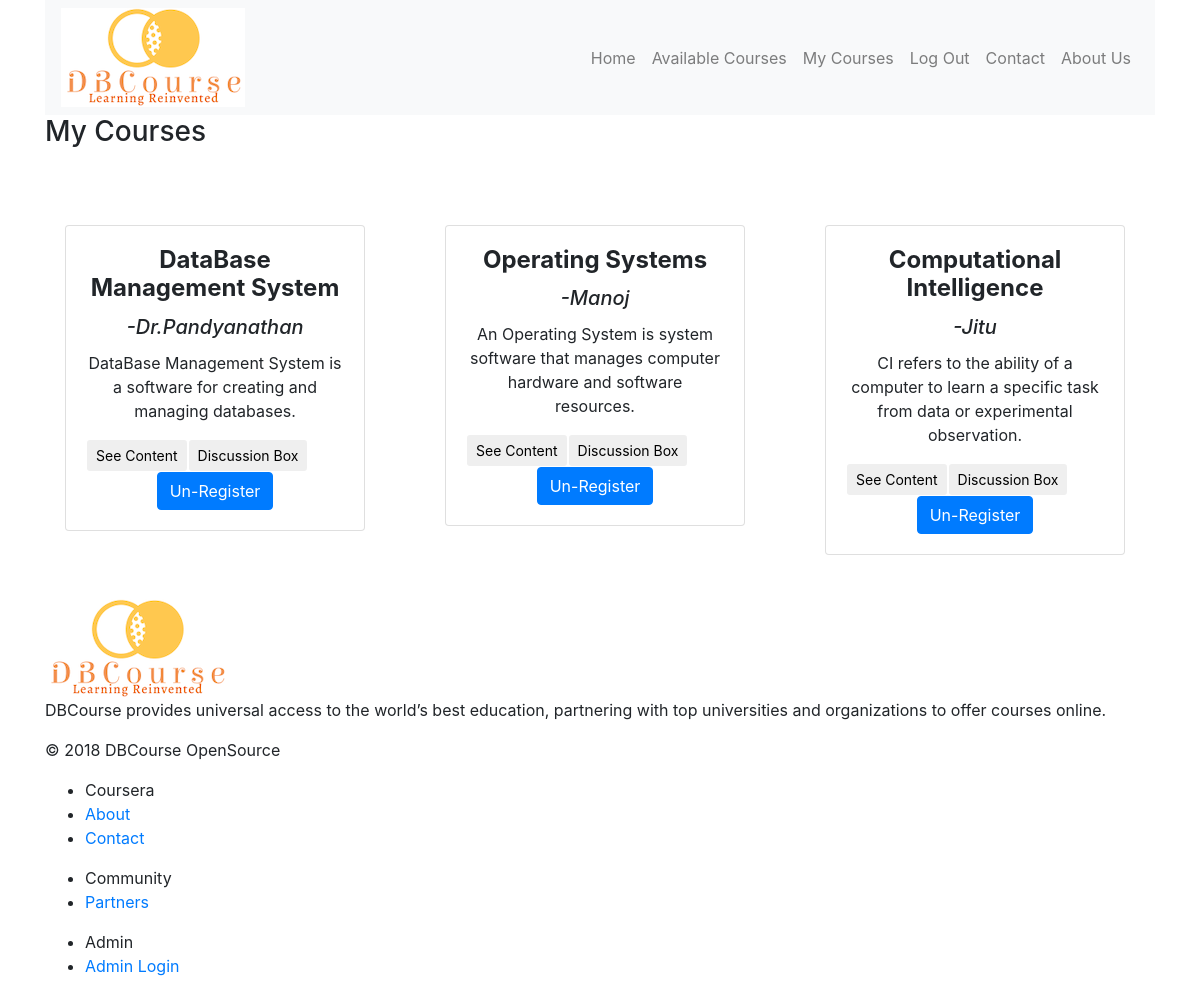
The page /test1.php (signed in) on the database its author committed.
### tables this page shows
CREATE TABLE `course_list` (
  `c_id` int(11) NOT NULL,
  `c_name` varchar(250) NOT NULL,
  `c_about` varchar(550) NOT NULL
);

CREATE TABLE `fcty_register` (
  `fcty_name` varchar(20) NOT NULL,
  `fcty_email` varchar(30) NOT NULL,
  `fcty_password` varchar(50) NOT NULL,
  `fcty_qualification` varchar(20) NOT NULL,
  `fcty_addr` varchar(100) NOT NULL
);

### test1.php (the view, shortened to what this page needs)
<!DOCTYPE html>
<html class="no-js" lang="en">
    <head>
        <link rel='stylesheet' href="https://maxcdn.bootstrapcdn.com/font-awesome/4.7.0/css/font-awesome.min.css">
        <link rel="stylesheet" href="https://cdnjs.cloudflare.com/ajax/libs/font-awesome/4.7.0/css/font-awesome.min.css">
        <link rel="stylesheet" href="css/bootstrap.css">
        <link rel='stylesheet' id='child-theme-css'  href='https://blog.coursera.org/wp-content/themes/coursera-blog/style.css' type='text/css' media='all' />
    </head>
    <body>
        <div class="container">
        <nav class="navbar navbar-expand-lg navbar-light bg-light">
            <div class="logo">
				<a href="index.php"><img src="dbcourse.png" alt="Coursera" /></a>
			</div>
                <div class="collapse navbar-collapse" id="navbarsupportedContent">
                    <ul class="navbar-nav ml-auto">
                        <li class="nev-item">
                            <a class="nav-link" href="stu_home.php">Home</a>
                        </li>
                        <li class="nev-item">
                            <a class="nav-link" href="test.php" > Available Courses</a>
                        </li>
                        <li class="nev-item">
                            <a class="nav-link" href="test1.php" > My Courses</a>
                        </li>
                        <li class="nev-item">
                            <a class="nav-link" href="logout.php">Log Out</a>
                        </li>
                        <li class="nev-item">
                                <a class="nav-link" href="contactus.php">Contact</a>
                            </li>
                        <li class="nev-item">
                                <a class="nav-link" href="about.php">About Us</a>
                            </li>
                    </ul>
                </div>
            </nav>
            <div>
                <div >
                <h3>My Courses</h3>
                <div>
                   <br /><br />
                 <div class="row" >
                <?php
                    include('connection.php');
                    $y=$_SESSION['email'];
                $query = "SELECT c.c_id,c_name,c_about,f.fcty_name,f.fcty_email from course_list as c, stu_course as s,fcty_register as f where stu_email='$y' and s.c_id=c.c_id and s.fcty_email=f.fcty_email
                ";
                $result = mysqli_query($conn, $query);
                    if (mysqli_num_rows($result) > 0) {
                    while($row = mysqli_fetch_array($result))
                {
                    echo '
                    <div class="col">
              <div class="card mb-4" style="border:0px;">
            <div class="card-body text-center">
               <div class="card" style="width:300px">
                          <div class="card-body">
                                 <h4 class="card-title"><b>'.$row['c_name'].'</u></b></h4>
                                 <h5 class="card-title"><i>'."-".$row['fcty_name'].'</i></h5>
                                 <p class="card-text">'.$row['c_about'].'</p>
                                 <table border="0">
                                 <tr>
                                 <td>
                                <form action="seefiles.php" method="post">
                                    <input type="hidden" name="cid" value="'.$row['c_id'].'">
                                    <input type="hidden" name="fmail" value="'.$row['fcty_email'].'">
                                    <button type="submit" name="submit" class="btn btn-sm"> See Content</button>
                                </form>
                               </td>
                                 <td>
                                 <form action="discuss.php" method="GET" >
                                 <button type="submit" name="submit" class="btn btn-sm" value="'.$row['fcty_email'].",".$row['c_id'].'">Discussion Box</button>
                               </form></td>
                               </tr>
                               </table>
                               <form action="delete.php" method="GET" >
                                 <button type="submit" name="submit" class="btn btn-primary" value="'.$row['fcty_email'].",".$row['c_id'].'">Un-Register</button>
                               </form>
                        </div></div></div></div>
                      </div><br><br>
               ';
                }  }
                    else{echo '0 record found';}
                ?>
                </div>
            </div>
        </div>
        <footer class="site-footer" itemscope itemtype="https://schema.org/WPFooter">
            <div class="site-footer">
                <div class="inner-wrapper">
                    <div class="info">
                        <div class="logo"><img src="dbcourse.png"/>
                        </div>
                        <p class="about">DBCourse provides universal access to the world’s best education, partnering with top universities and organizations to offer courses online.</p>
                        <p class="copyright">© 2018 DBCourse OpenSource</p>
                    </div>
                    <div class="menu">
                        <ul>
                            <li class="plain">Coursera</li>
                            <li><a href="about.php">About</a></li>
                            <li><a href="contactus.php">Contact</a></li>
                        </ul>
                        <ul>
                            <li class="plain">Community</li>
                            <li><a href="www.nitc.ac.in">Partners</a></li>
                        </ul>
                        <ul>
                            <li class="plain">Admin</li>
                            <li><a href="admin_login.php">Admin Login</a></li>
                        </ul>
                    </div>
                </div>
        </div>
    </footer>
    </body>
</html>

### rows shown on the page
course_list: c_name "DataBase Management System", fcty_register.fcty_name "Dr.Pandyanathan", c_about "DataBase Management System is a software for creating and managing databases."
course_list: c_name "Operating Systems", fcty_register.fcty_name "Manoj", c_about "An Operating System is system software that manages computer hardware and software resources."
course_list: c_name "Computational Intelligence", fcty_register.fcty_name "Jitu", c_about "CI refers to the ability of a computer to learn a specific task from data or experimental observation."
